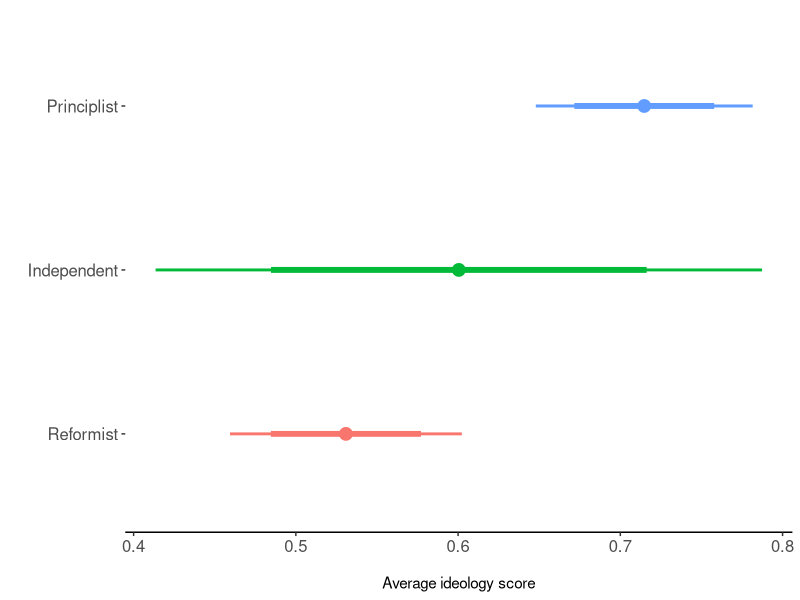

This figure's R source:
#===============================================================================
# App01-figureA1.R
# Purpose: To replicate Figure A1 in Appendix A, where we show the average
#          ideology score attributed to Reformist-Independent-Principlist
#          politicians.
# Article: The Geopolitics of Deplatforming: A Study of Suspensions of 
#          Politically-Interested Iranian Accounts on Twitter.
# Authors: Andreu Casas
# Journal: Political Communication
#===============================================================================

# PACKAGES
#===============================================================================
library(dplyr)
library(ggplot2)

# DATA
#===============================================================================
# - dataset with ideology scores estiamted for elites
elite_ideo <- read.csv("./data/elite-accounts-ideo-scores.csv")

# - dataset with info re political affiliation of the political elites
elite_aff <- read.csv("./data/elite-twitter-handles.csv")

# MAIN
#===============================================================================
# - merge the two datasets
elite_aff <- elite_aff %>%
  mutate(twitter = gsub("@", "", tolower(Twitter.handle)))

db <- left_join(elite_ideo, elite_aff)

# - standardize ideo score between 0 and 1; select only the elites for which
#   we have clear information about their political affiliation; and calcualte
#   average ideology
range01 <- function(x){(x-min(x))/(max(x)-min(x))}
outdb <- db %>%
  rename(affiliation = `Political.affiliation`) %>%
  mutate(affiliation = dplyr::recode(affiliation,
                                     `Centrist` = "Independent",
                                     `Conservative` = "Principlist")) %>%
  filter(affiliation != "",
         affiliation %in% c("Principlist",
                            "Independent",
                            "Reformist")) %>%
  mutate(pe_std = range01(pe)) %>%
  group_by(affiliation) %>%
  summarise(n = n(),
            avg = mean(pe_std),
            lwr80 = t.test(pe_std, conf.level = .8)$conf.int[[1]],
            upr80 = t.test(pe_std, conf.level = .8)$conf.int[[2]],
            lwr95 = t.test(pe_std, conf.level = .95)$conf.int[[1]],
            upr95 = t.test(pe_std, conf.level = .95)$conf.int[[2]]) %>%
  as.data.frame() %>%
  mutate(affiliation = factor(affiliation,
                              levels = c("Reformist", "Independent", "Principlist")))

# PLOT
#===============================================================================
pdf("./figures/figureA1.pdf", width = 8, height = 6)
ggplot(outdb,
       aes(x = affiliation, y = avg, color = affiliation)) +
  geom_segment(aes(x = affiliation, xend = affiliation,
                   y = lwr95, yend = upr95), size = 1) +
  geom_segment(aes(x = affiliation, xend = affiliation,
                   y = lwr80, yend = upr80), size = 2) +
  geom_point(size = 4) +
  coord_flip()  +
  scale_x_discrete("") +
  scale_y_continuous("\nAverage ideology score") +
  scale_color_discrete("", guide = FALSE) +
  theme(panel.background = element_blank(),
        panel.grid.major = element_line(linetype = "dotted"),
        axis.text = element_text(size = 12),
        axis.line.x = element_line())
dev.off()
